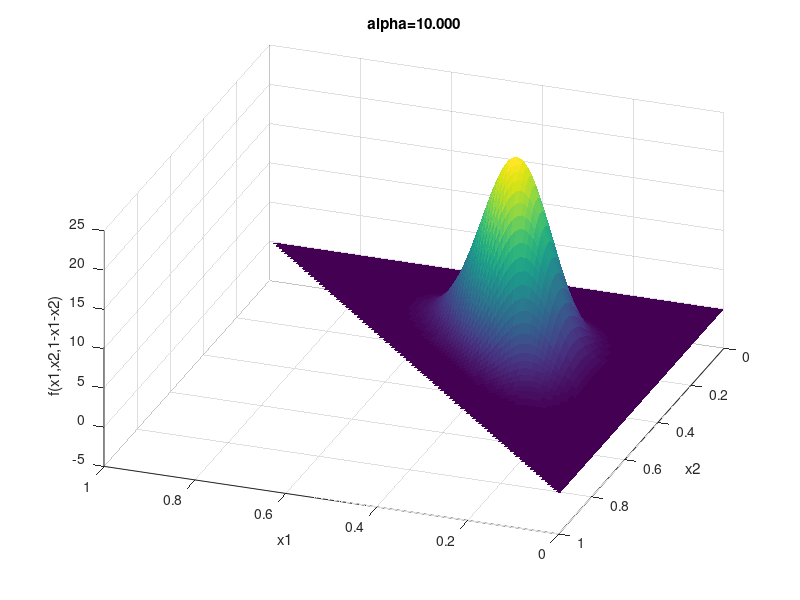
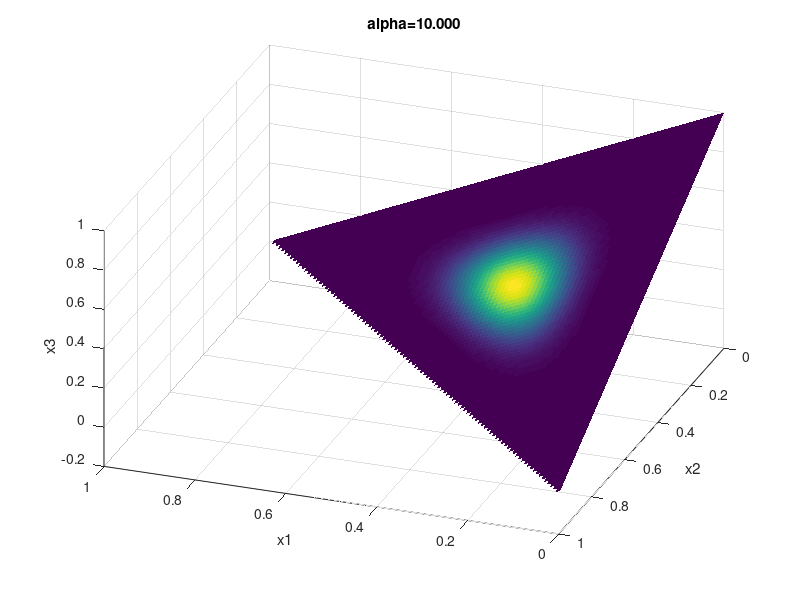

Source code (MATLAB) for these figures, in order:
%% Plot a Dirichlet distribution in 3d
%PMTKauthor Peter Perkins
%PMTKurl http://www.mofeel.net/582-comp-soft-sys-matlab/86896.aspx

alphaVals = [10];
for alpha=alphaVals(:)'

alphas = alpha*ones(1,3);
x1 = linspace(0,1,101);
x2 = linspace(0,1,101);
[X1,X2] = ndgrid(x1,x2);
X3 = 1 - X1 - X2;
 % NaN's don't get printed
bad = (X1+X2 > 1); X1(bad) = NaN; X2(bad) = NaN; X3(bad) = NaN;
bad = (X1+X2 < 0); X1(bad) = NaN; X2(bad) = NaN; X3(bad) = NaN;

betaConst = exp(sum(gammaln(alphas))-gammaln(sum(alphas)));
F = (X1.^(alphas(1)-1) .* X2.^(alphas(2)-1) .* X3.^(alphas(3)-1)) / betaConst;

Freal = real(F);
bad = (F ~= Freal);
F(bad) =NaN;


figure, surf(X1,X2,F,'EdgeColor','none');
xlabel('x1'); ylabel('x2'); zlabel('f(x1,x2,1-x1-x2)');
view(-160,40);
title(sprintf('alpha=%5.3f', alpha))

figure, surf(X1,X2,X3,F,'EdgeColor','none');
xlabel('x1'); ylabel('x2'); zlabel('x3');
view(-160,40);
title(sprintf('alpha=%5.3f', alpha))


end
